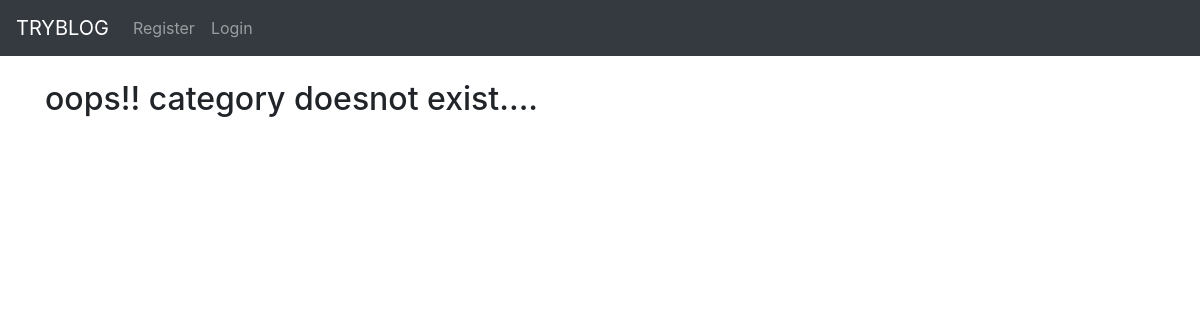
/category/movie/, run on an earlier commit of the app's database.
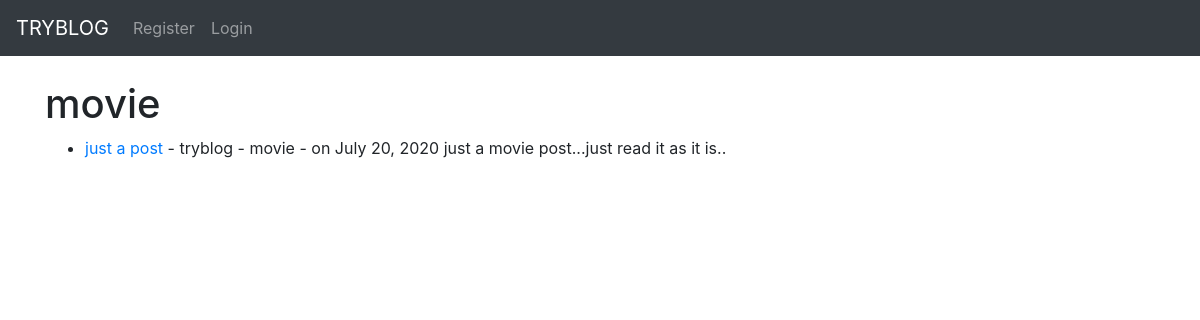
And on a later commit of the database.
### myblog/models.py (models this page shows, shortened)
class Post(models.Model):
    title = models.CharField(max_length=255)
    title_tag = models.CharField(max_length=255)
    author = models.ForeignKey(User, on_delete=models.CASCADE)
    body = models.TextField()
    post_date = models.DateField(auto_now_add=True)
    category = models.CharField(max_length=255,default='coding')

### myblog/views.py (the view)
# urls.py: path('category/<str:cats>/',CategoryView,name="category")
def CategoryView(request, cats):
    category_posts = Post.objects.filter(category=cats)
    return render(request,'categories.html',{'cats':cats, 'category_posts': category_posts})

### myblog/templates/categories.html (shortened to what this page needs)
{% extends 'base.html'%}
{% block content %}
{% if category_posts %}
<h1>{{cats}}</h1>
<ul>
{% for post in category_posts %}
<li><a href="{% url 'article-details' post.pk %}">
    {{post.title}}</a>
    - {{post.author}}
    - {{post.category}}
    - on {{ post.post_date }}
    {{post.body|slice:":200"|safe}}
 </li>
 {% endfor %}
</ul>
{% else %}
<h2>oops!! category doesnot exist....</h2>
{% endif %}
{% endblock %}

What changed in the data, as far as the page shows it:
added Post: category "movie", title "just a post", author "tryblog", post_date "July 20, 2020", body "just a movie post...just read it as it is.."
Also different on the page:
text no longer shown: "oops!! category doesnot exist...."
